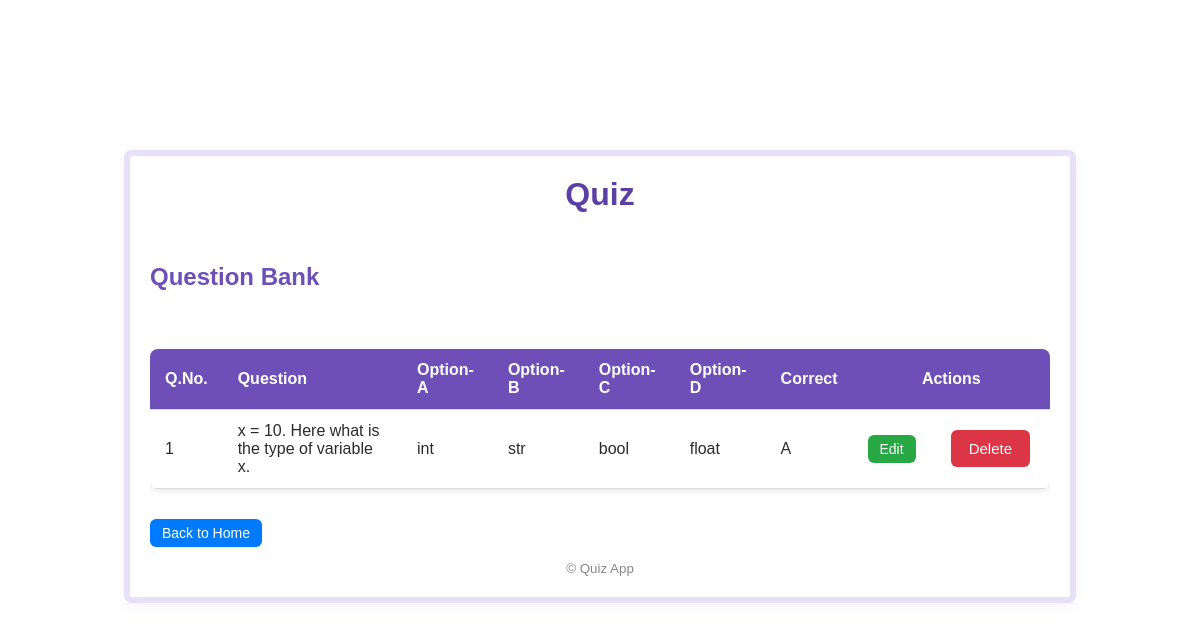
/quiz/admin/questions/ (signed in), run on the app's committed database.
### quizapp/models.py (models this page shows, shortened)
class Question(models.Model):
    text = models.CharField(max_length=512)
    option_a = models.CharField(max_length=200)
    option_b = models.CharField(max_length=200)
    option_c = models.CharField(max_length=200, blank=True)
    option_d = models.CharField(max_length=200, blank=True)
    correct = models.CharField(max_length=1, choices=[('A','A'),('B','B'),('C','C'),('D','D')])

### quizapp/views.py (the view)
# urls.py: path('admin/questions/', v.QuestionListView.as_view(), name='questions_list'),
class QuestionListView(AdminRequiredMixin, ListView):
    model = Question
    template_name = 'quizapp/questions_list.html'
    context_object_name = 'questions'
    ordering = ['id']
    paginate_by = 3

### quizapp/views.py (called while the page is built)
    def test_func(self):
        user = self.request.user
        return user.is_authenticated and (user.is_staff or hasattr(user, 'admin_profile'))

### templates/quizapp/questions_list.html (shortened to what this page needs)
{% extends "base.html" %}
{% block content %}
  <h2>Question Bank</h2><br>
  <div class="questions-table-wrapper">
    <table class="questions-table">
      <thead>
        <tr>
          <th>Q.No.</th>
          <th>Question</th>
          <th>Option-A</th>
          <th>Option-B</th>
          <th>Option-C</th>
          <th>Option-D</th>
          <th>Correct</th>
          <th colspan="2" style="text-align: center;">Actions</th>
        </tr>
      </thead>
      <tbody>
        {% if questions %}
          {% for question in questions %}
            <tr>
              <td data-label="Q.No.">{{ page_obj.start_index|add:forloop.counter0 }}</td>
              <td data-label="Question">{{ question.text }}</td>
              <td data-label="Option-A">{{ question.option_a|default:"-" }}</td>
              <td data-label="Option-B">{{ question.option_b|default:"-" }}</td>
              <td data-label="Option-C">{{ question.option_c|default:"-" }}</td>
              <td data-label="Option-D">{{ question.option_d|default:"-" }}</td>
              <td data-label="Correct">{{ question.correct }}</td>
              <td data-label="Edit">
                <a href="{% url 'quizapp:edit_question' question.pk %}" class="btn-edit">Edit</a>
              </td>
              <td data-label="Delete">
                <a href="{% url 'quizapp:delete_question' question.pk %}" class="btn-delete">Delete</a>
              </td>
            </tr>
          {% endfor %}
        {% else %}
          <tr>
            <td colspan="9" class="no-data">No questions found.</td>
          </tr>
        {% endif %}
      </tbody>
    </table>
  </div>
  <div class="actions">
    <a href="{% url 'quizapp:homepage' %}" class="btn-add">Back to Home</a>
  </div>
{% endblock %}

### static/css/styles.css (style rules this page uses)
body { background: #fff; color: #2b2b2b; font-family: Arial, sans-serif; }
h2 { color: #6e4fb8; }
.questions-table-wrapper { width: 100%; overflow-x: auto; -webkit-overflow-scrolling: touch; }
.questions-table { width: 100%; border-collapse: collapse; margin: 20px 0; background: #fff; box-shadow: 0 2px 6px rgba(0,0,0,0.1); border-radius: 8px; overflow: hidden; min-width: 600px; }
.questions-table th, .questions-table td { padding: 12px 15px; text-align: left; border-bottom: 1px solid #ddd; font-size: 16px; }
.questions-table th { background-color: #6e4fb8; color: #fff; font-weight: 600; }
.btn-edit, .btn-delete, .btn-add { padding: 6px 12px; border-radius: 6px; color: #fff; text-decoration: none; font-size: 14px; margin-right: 5px; }
.btn-edit { background-color: #28a745; }
.btn-delete { background-color: #dc3545; color: #fff; padding: 10px 18px; border-radius: 6px; border: none; cursor: pointer; font-size: 15px; }
.btn-add { display: inline-block; background-color: #007bff; margin-top: 10px; }

### data on the page
Question: start_index|add "1", text "x = 10. Here what is the type of variable x.", option_a "int", option_b "str", option_c "bool", option_d "float", correct "A"
